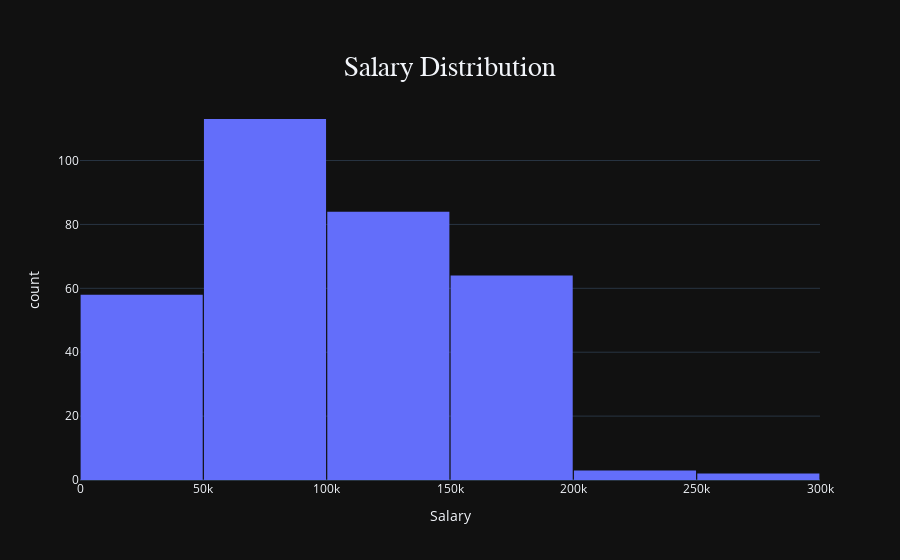

Here is the notebook cell this chart was saved with:
### Markdown cell above
##### We visualized the salary distribution in the dataset using an interactive histogram created with Plotly. This plot helps to understand the overall spread and central tendency of salary data.

### Code cell
# Create an interactive histogram for Salary distribution
fig = px.histogram(
    df, 
    x='Salary', 
    nbins=10,
    title='Salary Distribution',
    template='plotly_dark',
    labels={'Salary': 'Salary'}
)

custom_layout(fig, bargap=0.01) 

fig.update_traces(
    textfont={
        'size': 16,
        'family': 'Arial',
        'color': '#FFFFFF'
    },
    hovertemplate='<b>Salary</b>: %{x}<br><b>Count</b>: %{y}<extra></extra>'
)

iplot(fig)

### Figure 1 — Plotly figure (JSON) as saved in the notebook; plotly's stock layout.template omitted (floating-point values rounded to 4 significant figures; data arrays with more than 128 entries replaced by an {"elided": "..."} marker saying what was removed)
{"data": [{"alignmentgroup": "True", "bingroup": "x", "hovertemplate": "<b>Salary</b>: %{x}<br><b>Count</b>: %{y}<extra></extra>", "legendgroup": "", "marker": {"color": "#636efa", "pattern": {"shape": ""}}, "name": "", "nbinsx": 10, "offsetgroup": "", "orientation": "v", "showlegend": false, "textfont": {"color": "#FFFFFF", "family": "Arial", "size": 16}, "type": "histogram", "x": {"elided": "324 int values"}, "xaxis": "x", "yaxis": "y"}], "layout": {"bargap": 0.01, "barmode": "relative", "hoverlabel": {"bgcolor": "#111", "font": {"family": "Arial", "size": 16}}, "legend": {"tracegroupgap": 0}, "showlegend": false, "title": {"font": {"family": "Arial", "size": 28}, "text": "Salary Distribution", "x": 0.5, "xanchor": "center", "y": 0.9, "yanchor": "top"}, "xaxis": {"anchor": "y", "domain": [0, 1], "title": {"text": "Salary"}}, "yaxis": {"anchor": "x", "domain": [0, 1], "title": {"text": "count"}}}}
